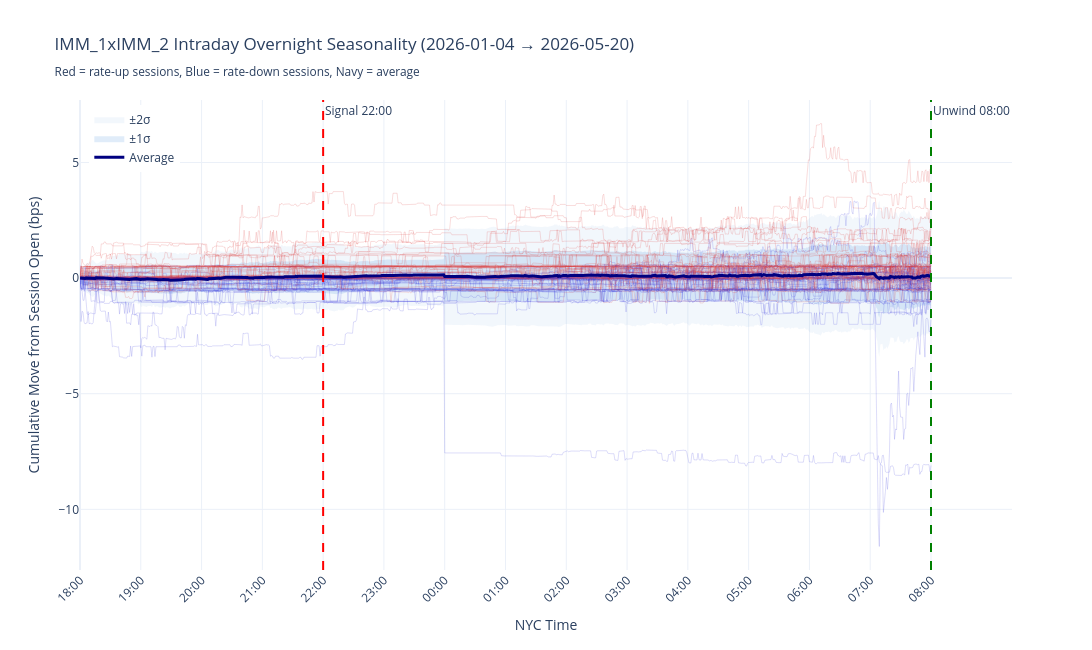

Source (notebook cell):
### Code cell
all_minutes = sorted(set(m for c in session_curves.values() for m in c.index))
matrix = pd.DataFrame(index=all_minutes)
for sd, curve in session_curves.items():
    matrix[sd] = curve.reindex(all_minutes)

avg = matrix.mean(axis=1)
std_1 = matrix.std(axis=1)

fig = go.Figure()

fig.add_trace(go.Scatter(
    x=all_minutes + all_minutes[::-1],
    y=(avg + 2 * std_1).tolist() + (avg - 2 * std_1).tolist()[::-1],
    fill="toself", fillcolor="rgba(0,100,200,0.05)",
    line=dict(width=0), name="\u00b12\u03c3", hoverinfo="skip",
))
fig.add_trace(go.Scatter(
    x=all_minutes + all_minutes[::-1],
    y=(avg + std_1).tolist() + (avg - std_1).tolist()[::-1],
    fill="toself", fillcolor="rgba(0,100,200,0.12)",
    line=dict(width=0), name="\u00b11\u03c3", hoverinfo="skip",
))

for sd, curve in session_curves.items():
    move = snap.loc[snap.index == pd.Timestamp(sd), "overnight_move_bps"]
    color = "rgba(220,60,60,0.25)" if (len(move) and float(move.iloc[0]) > 0) else "rgba(60,60,220,0.25)"
    fig.add_trace(go.Scatter(
        x=curve.index.tolist(), y=curve.values.tolist(),
        mode="lines", line=dict(width=0.7, color=color),
        name=str(sd), showlegend=False,
        hovertemplate=f"{sd}<br>Min from open: %{{x}}<br>Move: %{{y:.2f}} bps<extra></extra>",
    ))

fig.add_trace(go.Scatter(
    x=avg.index.tolist(), y=avg.values.tolist(),
    mode="lines", line=dict(width=3, color="navy"), name="Average",
))

signal_offset = ((CONFIG["signal_hour"] - oh) * 60 + (CONFIG["signal_min"] - om)) % (24 * 60)
fig.add_vline(x=signal_offset, line_dash="dash", line_color="red",
              annotation_text=f"Signal {CONFIG['signal_hour']:02d}:{CONFIG['signal_min']:02d}")
fig.add_vline(x=unwind_offset, line_dash="dash", line_color="green",
              annotation_text=f"Unwind {CONFIG['unwind_hour']:02d}:{CONFIG['unwind_min']:02d}")

tick_step = 60
tick_vals = list(range(0, unwind_offset + 1, tick_step))
tick_labels = [f"{((oh + m // 60) % 24):02d}:{(om + m % 60) % 60:02d}" for m in tick_vals]

fig.update_layout(
    title=f"{CONFIG['tenor']} Intraday Overnight Seasonality ({CONFIG['start']} \u2192 {CONFIG['end']})<br>"
          f"<sub>Red = rate-up sessions, Blue = rate-down sessions, Navy = average</sub>",
    xaxis=dict(title="NYC Time", tickvals=tick_vals, ticktext=tick_labels, tickangle=-45),
    yaxis_title="Cumulative Move from Session Open (bps)",
    template="plotly_white", height=650, width=1100,
    legend=dict(x=0.01, y=0.99),
)
fig.show()

### Figure 1 — Plotly figure (JSON) as saved in the notebook; plotly's stock layout.template omitted (floating-point values rounded to 4 significant figures; data arrays with more than 128 entries replaced by an {"elided": "..."} marker saying what was removed)
{"data": [{"fill": "toself", "fillcolor": "rgba(0,100,200,0.05)", "hoverinfo": "skip", "line": {"width": 0}, "name": "±2σ", "type": "scatter", "x": {"elided": "1682 int values"}, "y": {"elided": "1682 float values"}}, {"fill": "toself", "fillcolor": "rgba(0,100,200,0.12)", "hoverinfo": "skip", "line": {"width": 0}, "name": "±1σ", "type": "scatter", "x": {"elided": "1682 int values"}, "y": {"elided": "1682 float values"}}, {"hovertemplate": "2026-01-05<br>Min from open: %{x}<br>Move: %{y:.2f} bps<extra></extra>", "line": {"color": "rgba(220,60,60,0.25)", "width": 0.7}, "mode": "lines", "name": "2026-01-05", "showlegend": false, "type": "scatter", "x": {"elided": "841 int values"}, "y": {"elided": "841 float values"}}, {"hovertemplate": "2026-01-06<br>Min from open: %{x}<br>Move: %{y:.2f} bps<extra></extra>", "line": {"color": "rgba(220,60,60,0.25)", "width": 0.7}, "mode": "lines", "name": "2026-01-06", "showlegend": false, "type": "scatter", "x": {"elided": "841 int values"}, "y": {"elided": "841 float values"}}, {"hovertemplate": "2026-01-07<br>Min from open: %{x}<br>Move: %{y:.2f} bps<extra></extra>", "line": {"color": "rgba(220,60,60,0.25)", "width": 0.7}, "mode": "lines", "name": "2026-01-07", "showlegend": false, "type": "scatter", "x": {"elided": "841 int values"}, "y": {"elided": "841 float values"}}, {"hovertemplate": "2026-01-08<br>Min from open: %{x}<br>Move: %{y:.2f} bps<extra></extra>", "line": {"color": "rgba(60,60,220,0.25)", "width": 0.7}, "mode": "lines", "name": "2026-01-08", "showlegend": false, "type": "scatter", "x": {"elided": "841 int values"}, "y": {"elided": "841 float values"}}, {"hovertemplate": "2026-01-09<br>Min from open: %{x}<br>Move: %{y:.2f} bps<extra></extra>", "line": {"color": "rgba(220,60,60,0.25)", "width": 0.7}, "mode": "lines", "name": "2026-01-09", "showlegend": false, "type": "scatter", "x": {"elided": "841 int values"}, "y": {"elided": "841 float values"}}, {"hovertemplate": "2026-01-12<br>Min from open: %{x}<br>Move: %{y:.2f} bps<extra></extra>", "line": {"color": "rgba(60,60,220,0.25)", "width": 0.7}, "mode": "lines", "name": "2026-01-12", "showlegend": false, "type": "scatter", "x": {"elided": "841 int values"}, "y": {"elided": "841 float values"}}, {"hovertemplate": "2026-01-13<br>Min from open: %{x}<br>Move: %{y:.2f} bps<extra></extra>", "line": {"color": "rgba(60,60,220,0.25)", "width": 0.7}, "mode": "lines", "name": "2026-01-13", "showlegend": false, "type": "scatter", "x": {"elided": "841 int values"}, "y": {"elided": "841 float values"}}, {"hovertemplate": "2026-01-14<br>Min from open: %{x}<br>Move: %{y:.2f} bps<extra></extra>", "line": {"color": "rgba(220,60,60,0.25)", "width": 0.7}, "mode": "lines", "name": "2026-01-14", "showlegend": false, "type": "scatter", "x": {"elided": "841 int values"}, "y": {"elided": "841 float values"}}, {"hovertemplate": "2026-01-15<br>Min from open: %{x}<br>Move: %{y:.2f} bps<extra></extra>", "line": {"color": "rgba(220,60,60,0.25)", "width": 0.7}, "mode": "lines", "name": "2026-01-15", "showlegend": false, "type": "scatter", "x": {"elided": "841 int values"}, "y": {"elided": "841 float values"}}, {"hovertemplate": "2026-01-16<br>Min from open: %{x}<br>Move: %{y:.2f} bps<extra></extra>", "line": {"color": "rgba(60,60,220,0.25)", "width": 0.7}, "mode": "lines", "name": "2026-01-16", "showlegend": false, "type": "scatter", "x": {"elided": "841 int values"}, "y": {"elided": "841 float values"}}, {"hovertemplate": "2026-01-21<br>Min from open: %{x}<br>Move: %{y:.2f} bps<extra></extra>", "line": {"color": "rgba(60,60,220,0.25)", "width": 0.7}, "mode": "lines", "name": "2026-01-21", "showlegend": false, "type": "scatter", "x": {"elided": "841 int values"}, "y": {"elided": "841 float values"}}, {"hovertemplate": "2026-01-22<br>Min from open: %{x}<br>Move: %{y:.2f} bps<extra></extra>", "line": {"color": "rgba(220,60,60,0.25)", "width": 0.7}, "mode": "lines", "name": "2026-01-22", "showlegend": false, "type": "scatter", "x": {"elided": "841 int values"}, "y": {"elided": "841 float values"}}, {"hovertemplate": "2026-01-23<br>Min from open: %{x}<br>Move: %{y:.2f} bps<extra></extra>", "line": {"color": "rgba(220,60,60,0.25)", "width": 0.7}, "mode": "lines", "name": "2026-01-23", "showlegend": false, "type": "scatter", "x": {"elided": "841 int values"}, "y": {"elided": "841 float values"}}, {"hovertemplate": "2026-01-26<br>Min from open: %{x}<br>Move: %{y:.2f} bps<extra></extra>", "line": {"color": "rgba(60,60,220,0.25)", "width": 0.7}, "mode": "lines", "name": "2026-01-26", "showlegend": false, "type": "scatter", "x": {"elided": "841 int values"}, "y": {"elided": "841 float values"}}, {"hovertemplate": "2026-01-27<br>Min from open: %{x}<br>Move: %{y:.2f} bps<extra></extra>", "line": {"color": "rgba(60,60,220,0.25)", "width": 0.7}, "mode": "lines", "name": "2026-01-27", "showlegend": false, "type": "scatter", "x": {"elided": "841 int values"}, "y": {"elided": "841 float values"}}, {"hovertemplate": "2026-01-28<br>Min from open: %{x}<br>Move: %{y:.2f} bps<extra></extra>", "line": {"color": "rgba(220,60,60,0.25)", "width": 0.7}, "mode": "lines", "name": "2026-01-28", "showlegend": false, "type": "scatter", "x": {"elided": "841 int values"}, "y": {"elided": "841 float values"}}, {"hovertemplate": "2026-01-29<br>Min from open: %{x}<br>Move: %{y:.2f} bps<extra></extra>", "line": {"color": "rgba(60,60,220,0.25)", "width": 0.7}, "mode": "lines", "name": "2026-01-29", "showlegend": false, "type": "scatter", "x": {"elided": "841 int values"}, "y": {"elided": "841 float values"}}, {"hovertemplate": "2026-01-30<br>Min from open: %{x}<br>Move: %{y:.2f} bps<extra></extra>", "line": {"color": "rgba(220,60,60,0.25)", "width": 0.7}, "mode": "lines", "name": "2026-01-30", "showlegend": false, "type": "scatter", "x": {"elided": "841 int values"}, "y": {"elided": "841 float values"}}, {"hovertemplate": "2026-02-02<br>Min from open: %{x}<br>Move: %{y:.2f} bps<extra></extra>", "line": {"color": "rgba(220,60,60,0.25)", "width": 0.7}, "mode": "lines", "name": "2026-02-02", "showlegend": false, "type": "scatter", "x": {"elided": "841 int values"}, "y": {"elided": "841 float values"}}, {"hovertemplate": "2026-02-03<br>Min from open: %{x}<br>Move: %{y:.2f} bps<extra></extra>", "line": {"color": "rgba(220,60,60,0.25)", "width": 0.7}, "mode": "lines", "name": "2026-02-03", "showlegend": false, "type": "scatter", "x": {"elided": "841 int values"}, "y": {"elided": "841 float values"}}, {"hovertemplate": "2026-02-04<br>Min from open: %{x}<br>Move: %{y:.2f} bps<extra></extra>", "line": {"color": "rgba(60,60,220,0.25)", "width": 0.7}, "mode": "lines", "name": "2026-02-04", "showlegend": false, "type": "scatter", "x": {"elided": "841 int values"}, "y": {"elided": "841 float values"}}, {"hovertemplate": "2026-02-05<br>Min from open: %{x}<br>Move: %{y:.2f} bps<extra></extra>", "line": {"color": "rgba(220,60,60,0.25)", "width": 0.7}, "mode": "lines", "name": "2026-02-05", "showlegend": false, "type": "scatter", "x": {"elided": "841 int values"}, "y": {"elided": "841 float values"}}, {"hovertemplate": "2026-02-06<br>Min from open: %{x}<br>Move: %{y:.2f} bps<extra></extra>", "line": {"color": "rgba(220,60,60,0.25)", "width": 0.7}, "mode": "lines", "name": "2026-02-06", "showlegend": false, "type": "scatter", "x": {"elided": "841 int values"}, "y": {"elided": "841 float values"}}, {"hovertemplate": "2026-02-09<br>Min from open: %{x}<br>Move: %{y:.2f} bps<extra></extra>", "line": {"color": "rgba(60,60,220,0.25)", "width": 0.7}, "mode": "lines", "name": "2026-02-09", "showlegend": false, "type": "scatter", "x": {"elided": "841 int values"}, "y": {"elided": "841 float values"}}, {"hovertemplate": "2026-02-10<br>Min from open: %{x}<br>Move: %{y:.2f} bps<extra></extra>", "line": {"color": "rgba(60,60,220,0.25)", "width": 0.7}, "mode": "lines", "name": "2026-02-10", "showlegend": false, "type": "scatter", "x": {"elided": "841 int values"}, "y": {"elided": "841 float values"}}, {"hovertemplate": "2026-02-11<br>Min from open: %{x}<br>Move: %{y:.2f} bps<extra></extra>", "line": {"color": "rgba(60,60,220,0.25)", "width": 0.7}, "mode": "lines", "name": "2026-02-11", "showlegend": false, "type": "scatter", "x": {"elided": "841 int values"}, "y": {"elided": "841 float values"}}, {"hovertemplate": "2026-02-12<br>Min from open: %{x}<br>Move: %{y:.2f} bps<extra></extra>", "line": {"color": "rgba(220,60,60,0.25)", "width": 0.7}, "mode": "lines", "name": "2026-02-12", "showlegend": false, "type": "scatter", "x": {"elided": "841 int values"}, "y": {"elided": "841 float values"}}, {"hovertemplate": "2026-02-13<br>Min from open: %{x}<br>Move: %{y:.2f} bps<extra></extra>", "line": {"color": "rgba(220,60,60,0.25)", "width": 0.7}, "mode": "lines", "name": "2026-02-13", "showlegend": false, "type": "scatter", "x": {"elided": "841 int values"}, "y": {"elided": "841 float values"}}, {"hovertemplate": "2026-02-18<br>Min from open: %{x}<br>Move: %{y:.2f} bps<extra></extra>", "line": {"color": "rgba(220,60,60,0.25)", "width": 0.7}, "mode": "lines", "name": "2026-02-18", "showlegend": false, "type": "scatter", "x": {"elided": "841 int values"}, "y": {"elided": "841 float values"}}, {"hovertemplate": "2026-02-19<br>Min from open: %{x}<br>Move: %{y:.2f} bps<extra></extra>", "line": {"color": "rgba(60,60,220,0.25)", "width": 0.7}, "mode": "lines", "name": "2026-02-19", "showlegend": false, "type": "scatter", "x": {"elided": "841 int values"}, "y": {"elided": "841 float values"}}, {"hovertemplate": "2026-02-20<br>Min from open: %{x}<br>Move: %{y:.2f} bps<extra></extra>", "line": {"color": "rgba(220,60,60,0.25)", "width": 0.7}, "mode": "lines", "name": "2026-02-20", "showlegend": false, "type": "scatter", "x": {"elided": "841 int values"}, "y": {"elided": "841 float values"}}, {"hovertemplate": "2026-02-23<br>Min from open: %{x}<br>Move: %{y:.2f} bps<extra></extra>", "line": {"color": "rgba(60,60,220,0.25)", "width": 0.7}, "mode": "lines", "name": "2026-02-23", "showlegend": false, "type": "scatter", "x": {"elided": "841 int values"}, "y": {"elided": "841 float values"}}, {"hovertemplate": "2026-02-24<br>Min from open: %{x}<br>Move: %{y:.2f} bps<extra></extra>", "line": {"color": "rgba(220,60,60,0.25)", "width": 0.7}, "mode": "lines", "name": "2026-02-24", "showlegend": false, "type": "scatter", "x": {"elided": "841 int values"}, "y": {"elided": "841 float values"}}, {"hovertemplate": "2026-02-25<br>Min from open: %{x}<br>Move: %{y:.2f} bps<extra></extra>", "line": {"color": "rgba(220,60,60,0.25)", "width": 0.7}, "mode": "lines", "name": "2026-02-25", "showlegend": false, "type": "scatter", "x": {"elided": "841 int values"}, "y": {"elided": "841 float values"}}, {"hovertemplate": "2026-02-26<br>Min from open: %{x}<br>Move: %{y:.2f} bps<extra></extra>", "line": {"color": "rgba(60,60,220,0.25)", "width": 0.7}, "mode": "lines", "name": "2026-02-26", "showlegend": false, "type": "scatter", "x": {"elided": "841 int values"}, "y": {"elided": "841 float values"}}, {"hovertemplate": "2026-02-27<br>Min from open: %{x}<br>Move: %{y:.2f} bps<extra></extra>", "line": {"color": "rgba(60,60,220,0.25)", "width": 0.7}, "mode": "lines", "name": "2026-02-27", "showlegend": false, "type": "scatter", "x": {"elided": "841 int values"}, "y": {"elided": "841 float values"}}, {"hovertemplate": "2026-03-02<br>Min from open: %{x}<br>Move: %{y:.2f} bps<extra></extra>", "line": {"color": "rgba(220,60,60,0.25)", "width": 0.7}, "mode": "lines", "name": "2026-03-02", "showlegend": false, "type": "scatter", "x": {"elided": "841 int values"}, "y": {"elided": "841 float values"}}, {"hovertemplate": "2026-03-03<br>Min from open: %{x}<br>Move: %{y:.2f} bps<extra></extra>", "line": {"color": "rgba(60,60,220,0.25)", "width": 0.7}, "mode": "lines", "name": "2026-03-03", "showlegend": false, "type": "scatter", "x": {"elided": "841 int values"}, "y": {"elided": "841 float values"}}, {"hovertemplate": "2026-03-04<br>Min from open: %{x}<br>Move: %{y:.2f} bps<extra></extra>", "line": {"color": "rgba(60,60,220,0.25)", "width": 0.7}, "mode": "lines", "name": "2026-03-04", "showlegend": false, "type": "scatter", "x": {"elided": "841 int values"}, "y": {"elided": "841 float values"}}, {"hovertemplate": "2026-03-05<br>Min from open: %{x}<br>Move: %{y:.2f} bps<extra></extra>", "line": {"color": "rgba(60,60,220,0.25)", "width": 0.7}, "mode": "lines", "name": "2026-03-05", "showlegend": false, "type": "scatter", "x": {"elided": "841 int values"}, "y": {"elided": "841 float values"}}, {"hovertemplate": "2026-03-06<br>Min from open: %{x}<br>Move: %{y:.2f} bps<extra></extra>", "line": {"color": "rgba(60,60,220,0.25)", "width": 0.7}, "mode": "lines", "name": "2026-03-06", "showlegend": false, "type": "scatter", "x": {"elided": "841 int values"}, "y": {"elided": "841 float values"}}, {"hovertemplate": "2026-03-09<br>Min from open: %{x}<br>Move: %{y:.2f} bps<extra></extra>", "line": {"color": "rgba(220,60,60,0.25)", "width": 0.7}, "mode": "lines", "name": "2026-03-09", "showlegend": false, "type": "scatter", "x": {"elided": "841 int values"}, "y": {"elided": "841 float values"}}, {"hovertemplate": "2026-03-10<br>Min from open: %{x}<br>Move: %{y:.2f} bps<extra></extra>", "line": {"color": "rgba(220,60,60,0.25)", "width": 0.7}, "mode": "lines", "name": "2026-03-10", "showlegend": false, "type": "scatter", "x": {"elided": "841 int values"}, "y": {"elided": "841 float values"}}, {"hovertemplate": "2026-03-11<br>Min from open: %{x}<br>Move: %{y:.2f} bps<extra></extra>", "line": {"color": "rgba(220,60,60,0.25)", "width": 0.7}, "mode": "lines", "name": "2026-03-11", "showlegend": false, "type": "scatter", "x": {"elided": "841 int values"}, "y": {"elided": "841 float values"}}, {"hovertemplate": "2026-03-12<br>Min from open: %{x}<br>Move: %{y:.2f} bps<extra></extra>", "line": {"color": "rgba(60,60,220,0.25)", "width": 0.7}, "mode": "lines", "name": "2026-03-12", "showlegend": false, "type": "scatter", "x": {"elided": "841 int values"}, "y": {"elided": "841 float values"}}, {"hovertemplate": "2026-03-13<br>Min from open: %{x}<br>Move: %{y:.2f} bps<extra></extra>", "line": {"color": "rgba(220,60,60,0.25)", "width": 0.7}, "mode": "lines", "name": "2026-03-13", "showlegend": false, "type": "scatter", "x": {"elided": "841 int values"}, "y": {"elided": "841 float values"}}, {"hovertemplate": "2026-03-16<br>Min from open: %{x}<br>Move: %{y:.2f} bps<extra></extra>", "line": {"color": "rgba(220,60,60,0.25)", "width": 0.7}, "mode": "lines", "name": "2026-03-16", "showlegend": false, "type": "scatter", "x": {"elided": "841 int values"}, "y": {"elided": "841 float values"}}, {"hovertemplate": "2026-03-17<br>Min from open: %{x}<br>Move: %{y:.2f} bps<extra></extra>", "line": {"color": "rgba(60,60,220,0.25)", "width": 0.7}, "mode": "lines", "name": "2026-03-17", "showlegend": false, "type": "scatter", "x": {"elided": "841 int values"}, "y": {"elided": "841 float values"}}, {"hovertemplate": "2026-03-18<br>Min from open: %{x}<br>Move: %{y:.2f} bps<extra></extra>", "line": {"color": "rgba(220,60,60,0.25)", "width": 0.7}, "mode": "lines", "name": "2026-03-18", "showlegend": false, "type": "scatter", "x": {"elided": "841 int values"}, "y": {"elided": "841 float values"}}, {"hovertemplate": "2026-03-19<br>Min from open: %{x}<br>Move: %{y:.2f} bps<extra></extra>", "line": {"color": "rgba(220,60,60,0.25)", "width": 0.7}, "mode": "lines", "name": "2026-03-19", "showlegend": false, "type": "scatter", "x": {"elided": "841 int values"}, "y": {"elided": "841 float values"}}, {"hovertemplate": "2026-03-20<br>Min from open: %{x}<br>Move: %{y:.2f} bps<extra></extra>", "line": {"color": "rgba(220,60,60,0.25)", "width": 0.7}, "mode": "lines", "name": "2026-03-20", "showlegend": false, "type": "scatter", "x": {"elided": "841 int values"}, "y": {"elided": "841 float values"}}, {"hovertemplate": "2026-03-23<br>Min from open: %{x}<br>Move: %{y:.2f} bps<extra></extra>", "line": {"color": "rgba(60,60,220,0.25)", "width": 0.7}, "mode": "lines", "name": "2026-03-23", "showlegend": false, "type": "scatter", "x": {"elided": "841 int values"}, "y": {"elided": "841 float values"}}, {"hovertemplate": "2026-03-24<br>Min from open: %{x}<br>Move: %{y:.2f} bps<extra></extra>", "line": {"color": "rgba(220,60,60,0.25)", "width": 0.7}, "mode": "lines", "name": "2026-03-24", "showlegend": false, "type": "scatter", "x": {"elided": "841 int values"}, "y": {"elided": "841 float values"}}, {"hovertemplate": "2026-03-25<br>Min from open: %{x}<br>Move: %{y:.2f} bps<extra></extra>", "line": {"color": "rgba(60,60,220,0.25)", "width": 0.7}, "mode": "lines", "name": "2026-03-25", "showlegend": false, "type": "scatter", "x": {"elided": "841 int values"}, "y": {"elided": "841 float values"}}, {"hovertemplate": "2026-03-26<br>Min from open: %{x}<br>Move: %{y:.2f} bps<extra></extra>", "line": {"color": "rgba(220,60,60,0.25)", "width": 0.7}, "mode": "lines", "name": "2026-03-26", "showlegend": false, "type": "scatter", "x": {"elided": "841 int values"}, "y": {"elided": "841 float values"}}, {"hovertemplate": "2026-03-27<br>Min from open: %{x}<br>Move: %{y:.2f} bps<extra></extra>", "line": {"color": "rgba(60,60,220,0.25)", "width": 0.7}, "mode": "lines", "name": "2026-03-27", "showlegend": false, "type": "scatter", "x": {"elided": "841 int values"}, "y": {"elided": "841 float values"}}, {"hovertemplate": "2026-03-31<br>Min from open: %{x}<br>Move: %{y:.2f} bps<extra></extra>", "line": {"color": "rgba(60,60,220,0.25)", "width": 0.7}, "mode": "lines", "name": "2026-03-31", "showlegend": false, "type": "scatter", "x": {"elided": "841 int values"}, "y": {"elided": "841 float values"}}, {"hovertemplate": "2026-04-01<br>Min from open: %{x}<br>Move: %{y:.2f} bps<extra></extra>", "line": {"color": "rgba(60,60,220,0.25)", "width": 0.7}, "mode": "lines", "name": "2026-04-01", "showlegend": false, "type": "scatter", "x": {"elided": "841 int values"}, "y": {"elided": "841 float values"}}, {"hovertemplate": "2026-04-02<br>Min from open: %{x}<br>Move: %{y:.2f} bps<extra></extra>", "line": {"color": "rgba(220,60,60,0.25)", "width": 0.7}, "mode": "lines", "name": "2026-04-02", "showlegend": false, "type": "scatter", "x": {"elided": "841 int values"}, "y": {"elided": "841 float values"}}, {"hovertemplate": "2026-04-03<br>Min from open: %{x}<br>Move: %{y:.2f} bps<extra></extra>", "line": {"color": "rgba(220,60,60,0.25)", "width": 0.7}, "mode": "lines", "name": "2026-04-03", "showlegend": false, "type": "scatter", "x": {"elided": "841 int values"}, "y": {"elided": "841 float values"}}, {"hovertemplate": "2026-04-06<br>Min from open: %{x}<br>Move: %{y:.2f} bps<extra></extra>", "line": {"color": "rgba(220,60,60,0.25)", "width": 0.7}, "mode": "lines", "name": "2026-04-06", "showlegend": false, "type": "scatter", "x": {"elided": "841 int values"}, "y": {"elided": "841 float values"}}, {"hovertemplate": "2026-04-07<br>Min from open: %{x}<br>Move: %{y:.2f} bps<extra></extra>", "line": {"color": "rgba(220,60,60,0.25)", "width": 0.7}, "mode": "lines", "name": "2026-04-07", "showlegend": false, "type": "scatter", "x": {"elided": "841 int values"}, "y": {"elided": "841 float values"}}, {"hovertemplate": "2026-04-08<br>Min from open: %{x}<br>Move: %{y:.2f} bps<extra></extra>", "line": {"color": "rgba(60,60,220,0.25)", "width": 0.7}, "mode": "lines", "name": "2026-04-08", "showlegend": false, "type": "scatter", "x": {"elided": "841 int values"}, "y": {"elided": "841 float values"}}, {"hovertemplate": "2026-04-09<br>Min from open: %{x}<br>Move: %{y:.2f} bps<extra></extra>", "line": {"color": "rgba(220,60,60,0.25)", "width": 0.7}, "mode": "lines", "name": "2026-04-09", "showlegend": false, "type": "scatter", "x": {"elided": "841 int values"}, "y": {"elided": "841 float values"}}, {"hovertemplate": "2026-04-10<br>Min from open: %{x}<br>Move: %{y:.2f} bps<extra></extra>", "line": {"color": "rgba(220,60,60,0.25)", "width": 0.7}, "mode": "lines", "name": "2026-04-10", "showlegend": false, "type": "scatter", "x": {"elided": "841 int values"}, "y": {"elided": "841 float values"}}, {"hovertemplate": "2026-04-13<br>Min from open: %{x}<br>Move: %{y:.2f} bps<extra></extra>", "line": {"color": "rgba(220,60,60,0.25)", "width": 0.7}, "mode": "lines", "name": "2026-04-13", "showlegend": false, "type": "scatter", "x": {"elided": "841 int values"}, "y": {"elided": "841 float values"}}, {"hovertemplate": "2026-04-14<br>Min from open: %{x}<br>Move: %{y:.2f} bps<extra></extra>", "line": {"color": "rgba(220,60,60,0.25)", "width": 0.7}, "mode": "lines", "name": "2026-04-14", "showlegend": false, "type": "scatter", "x": {"elided": "841 int values"}, "y": {"elided": "841 float values"}}, {"hovertemplate": "2026-04-15<br>Min from open: %{x}<br>Move: %{y:.2f} bps<extra></extra>", "line": {"color": "rgba(60,60,220,0.25)", "width": 0.7}, "mode": "lines", "name": "2026-04-15", "showlegend": false, "type": "scatter", "x": {"elided": "841 int values"}, "y": {"elided": "841 float values"}}, {"hovertemplate": "2026-04-16<br>Min from open: %{x}<br>Move: %{y:.2f} bps<extra></extra>", "line": {"color": "rgba(60,60,220,0.25)", "width": 0.7}, "mode": "lines", "name": "2026-04-16", "showlegend": false, "type": "scatter", "x": {"elided": "841 int values"}, "y": {"elided": "841 float values"}}, {"hovertemplate": "2026-04-17<br>Min from open: %{x}<br>Move: %{y:.2f} bps<extra></extra>", "line": {"color": "rgba(60,60,220,0.25)", "width": 0.7}, "mode": "lines", "name": "2026-04-17", "showlegend": false, "type": "scatter", "x": {"elided": "841 int values"}, "y": {"elided": "841 float values"}}, {"hovertemplate": "2026-04-20<br>Min from open: %{x}<br>Move: %{y:.2f} bps<extra></extra>", "line": {"color": "rgba(60,60,220,0.25)", "width": 0.7}, "mode": "lines", "name": "2026-04-20", "showlegend": false, "type": "scatter", "x": {"elided": "841 int values"}, "y": {"elided": "841 float values"}}, {"hovertemplate": "2026-04-21<br>Min from open: %{x}<br>Move: %{y:.2f} bps<extra></extra>", "line": {"color": "rgba(220,60,60,0.25)", "width": 0.7}, "mode": "lines", "name": "2026-04-21", "showlegend": false, "type": "scatter", "x": {"elided": "841 int values"}, "y": {"elided": "841 float values"}}, {"hovertemplate": "2026-04-22<br>Min from open: %{x}<br>Move: %{y:.2f} bps<extra></extra>", "line": {"color": "rgba(60,60,220,0.25)", "width": 0.7}, "mode": "lines", "name": "2026-04-22", "showlegend": false, "type": "scatter", "x": {"elided": "841 int values"}, "y": {"elided": "841 float values"}}, {"hovertemplate": "2026-04-23<br>Min from open: %{x}<br>Move: %{y:.2f} bps<extra></extra>", "line": {"color": "rgba(220,60,60,0.25)", "width": 0.7}, "mode": "lines", "name": "2026-04-23", "showlegend": false, "type": "scatter", "x": {"elided": "841 int values"}, "y": {"elided": "841 float values"}}, {"hovertemplate": "2026-04-24<br>Min from open: %{x}<br>Move: %{y:.2f} bps<extra></extra>", "line": {"color": "rgba(220,60,60,0.25)", "width": 0.7}, "mode": "lines", "name": "2026-04-24", "showlegend": false, "type": "scatter", "x": {"elided": "841 int values"}, "y": {"elided": "841 float values"}}, {"hovertemplate": "2026-04-27<br>Min from open: %{x}<br>Move: %{y:.2f} bps<extra></extra>", "line": {"color": "rgba(60,60,220,0.25)", "width": 0.7}, "mode": "lines", "name": "2026-04-27", "showlegend": false, "type": "scatter", "x": {"elided": "841 int values"}, "y": {"elided": "841 float values"}}, {"hovertemplate": "2026-04-28<br>Min from open: %{x}<br>Move: %{y:.2f} bps<extra></extra>", "line": {"color": "rgba(220,60,60,0.25)", "width": 0.7}, "mode": "lines", "name": "2026-04-28", "showlegend": false, "type": "scatter", "x": {"elided": "841 int values"}, "y": {"elided": "841 float values"}}, {"hovertemplate": "2026-04-29<br>Min from open: %{x}<br>Move: %{y:.2f} bps<extra></extra>", "line": {"color": "rgba(220,60,60,0.25)", "width": 0.7}, "mode": "lines", "name": "2026-04-29", "showlegend": false, "type": "scatter", "x": {"elided": "841 int values"}, "y": {"elided": "841 float values"}}, {"hovertemplate": "2026-04-30<br>Min from open: %{x}<br>Move: %{y:.2f} bps<extra></extra>", "line": {"color": "rgba(60,60,220,0.25)", "width": 0.7}, "mode": "lines", "name": "2026-04-30", "showlegend": false, "type": "scatter", "x": {"elided": "841 int values"}, "y": {"elided": "841 float values"}}, {"hovertemplate": "2026-05-01<br>Min from open: %{x}<br>Move: %{y:.2f} bps<extra></extra>", "line": {"color": "rgba(60,60,220,0.25)", "width": 0.7}, "mode": "lines", "name": "2026-05-01", "showlegend": false, "type": "scatter", "x": {"elided": "841 int values"}, "y": {"elided": "841 float values"}}, {"hovertemplate": "2026-05-04<br>Min from open: %{x}<br>Move: %{y:.2f} bps<extra></extra>", "line": {"color": "rgba(220,60,60,0.25)", "width": 0.7}, "mode": "lines", "name": "2026-05-04", "showlegend": false, "type": "scatter", "x": {"elided": "841 int values"}, "y": {"elided": "841 float values"}}, {"hovertemplate": "2026-05-05<br>Min from open: %{x}<br>Move: %{y:.2f} bps<extra></extra>", "line": {"color": "rgba(220,60,60,0.25)", "width": 0.7}, "mode": "lines", "name": "2026-05-05", "showlegend": false, "type": "scatter", "x": {"elided": "841 int values"}, "y": {"elided": "841 float values"}}, {"hovertemplate": "2026-05-06<br>Min from open: %{x}<br>Move: %{y:.2f} bps<extra></extra>", "line": {"color": "rgba(60,60,220,0.25)", "width": 0.7}, "mode": "lines", "name": "2026-05-06", "showlegend": false, "type": "scatter", "x": {"elided": "841 int values"}, "y": {"elided": "841 float values"}}, {"hovertemplate": "2026-05-07<br>Min from open: %{x}<br>Move: %{y:.2f} bps<extra></extra>", "line": {"color": "rgba(220,60,60,0.25)", "width": 0.7}, "mode": "lines", "name": "2026-05-07", "showlegend": false, "type": "scatter", "x": {"elided": "841 int values"}, "y": {"elided": "841 float values"}}, {"hovertemplate": "2026-05-08<br>Min from open: %{x}<br>Move: %{y:.2f} bps<extra></extra>", "line": {"color": "rgba(220,60,60,0.25)", "width": 0.7}, "mode": "lines", "name": "2026-05-08", "showlegend": false, "type": "scatter", "x": {"elided": "841 int values"}, "y": {"elided": "841 float values"}}, {"hovertemplate": "2026-05-11<br>Min from open: %{x}<br>Move: %{y:.2f} bps<extra></extra>", "line": {"color": "rgba(220,60,60,0.25)", "width": 0.7}, "mode": "lines", "name": "2026-05-11", "showlegend": false, "type": "scatter", "x": {"elided": "841 int values"}, "y": {"elided": "841 float values"}}, {"hovertemplate": "2026-05-12<br>Min from open: %{x}<br>Move: %{y:.2f} bps<extra></extra>", "line": {"color": "rgba(220,60,60,0.25)", "width": 0.7}, "mode": "lines", "name": "2026-05-12", "showlegend": false, "type": "scatter", "x": {"elided": "841 int values"}, "y": {"elided": "841 float values"}}, {"hovertemplate": "2026-05-13<br>Min from open: %{x}<br>Move: %{y:.2f} bps<extra></extra>", "line": {"color": "rgba(60,60,220,0.25)", "width": 0.7}, "mode": "lines", "name": "2026-05-13", "showlegend": false, "type": "scatter", "x": {"elided": "841 int values"}, "y": {"elided": "841 float values"}}, {"hovertemplate": "2026-05-14<br>Min from open: %{x}<br>Move: %{y:.2f} bps<extra></extra>", "line": {"color": "rgba(220,60,60,0.25)", "width": 0.7}, "mode": "lines", "name": "2026-05-14", "showlegend": false, "type": "scatter", "x": {"elided": "841 int values"}, "y": {"elided": "841 float values"}}, {"hovertemplate": "2026-05-15<br>Min from open: %{x}<br>Move: %{y:.2f} bps<extra></extra>", "line": {"color": "rgba(220,60,60,0.25)", "width": 0.7}, "mode": "lines", "name": "2026-05-15", "showlegend": false, "type": "scatter", "x": {"elided": "841 int values"}, "y": {"elided": "841 float values"}}, {"hovertemplate": "2026-05-18<br>Min from open: %{x}<br>Move: %{y:.2f} bps<extra></extra>", "line": {"color": "rgba(60,60,220,0.25)", "width": 0.7}, "mode": "lines", "name": "2026-05-18", "showlegend": false, "type": "scatter", "x": {"elided": "841 int values"}, "y": {"elided": "841 float values"}}, {"hovertemplate": "2026-05-19<br>Min from open: %{x}<br>Move: %{y:.2f} bps<extra></extra>", "line": {"color": "rgba(220,60,60,0.25)", "width": 0.7}, "mode": "lines", "name": "2026-05-19", "showlegend": false, "type": "scatter", "x": {"elided": "841 int values"}, "y": {"elided": "841 float values"}}, {"hovertemplate": "2026-05-20<br>Min from open: %{x}<br>Move: %{y:.2f} bps<extra></extra>", "line": {"color": "rgba(220,60,60,0.25)", "width": 0.7}, "mode": "lines", "name": "2026-05-20", "showlegend": false, "type": "scatter", "x": {"elided": "841 int values"}, "y": {"elided": "841 float values"}}, {"line": {"color": "navy", "width": 3}, "mode": "lines", "name": "Average", "type": "scatter", "x": {"elided": "841 int values"}, "y": {"elided": "841 float values"}}], "layout": {"annotations": [{"showarrow": false, "text": "Signal 22:00", "x": 240, "xanchor": "left", "xref": "x", "y": 1, "yanchor": "top", "yref": "y domain"}, {"showarrow": false, "text": "Unwind 08:00", "x": 840, "xanchor": "left", "xref": "x", "y": 1, "yanchor": "top", "yref": "y domain"}], "height": 650, "legend": {"x": 0.01, "y": 0.99}, "shapes": [{"line": {"color": "red", "dash": "dash"}, "type": "line", "x0": 240, "x1": 240, "xref": "x", "y0": 0, "y1": 1, "yref": "y domain"}, {"line": {"color": "green", "dash": "dash"}, "type": "line", "x0": 840, "x1": 840, "xref": "x", "y0": 0, "y1": 1, "yref": "y domain"}], "title": {"text": "IMM_1xIMM_2 Intraday Overnight Seasonality (2026-01-04 → 2026-05-20)<br><sub>Red = rate-up sessions, Blue = rate-down sessions, Navy = average</sub>"}, "width": 1100, "xaxis": {"tickangle": -45, "ticktext": ["18:00", "19:00", "20:00", "21:00", "22:00", "23:00", "00:00", "01:00", "02:00", "03:00", "04:00", "05:00", "06:00", "07:00", "08:00"], "tickvals": [0, 60, 120, 180, 240, 300, 360, 420, 480, 540, 600, 660, 720, 780, 840], "title": {"text": "NYC Time"}}, "yaxis": {"title": {"text": "Cumulative Move from Session Open (bps)"}}}}
